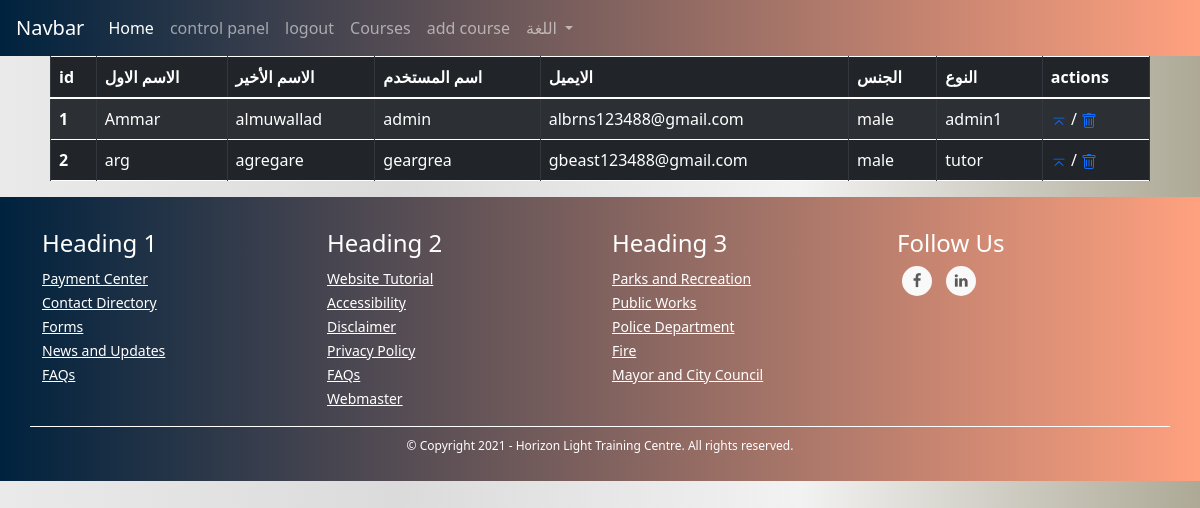
/admins/all_users (signed in), run on an earlier commit of the app's database.
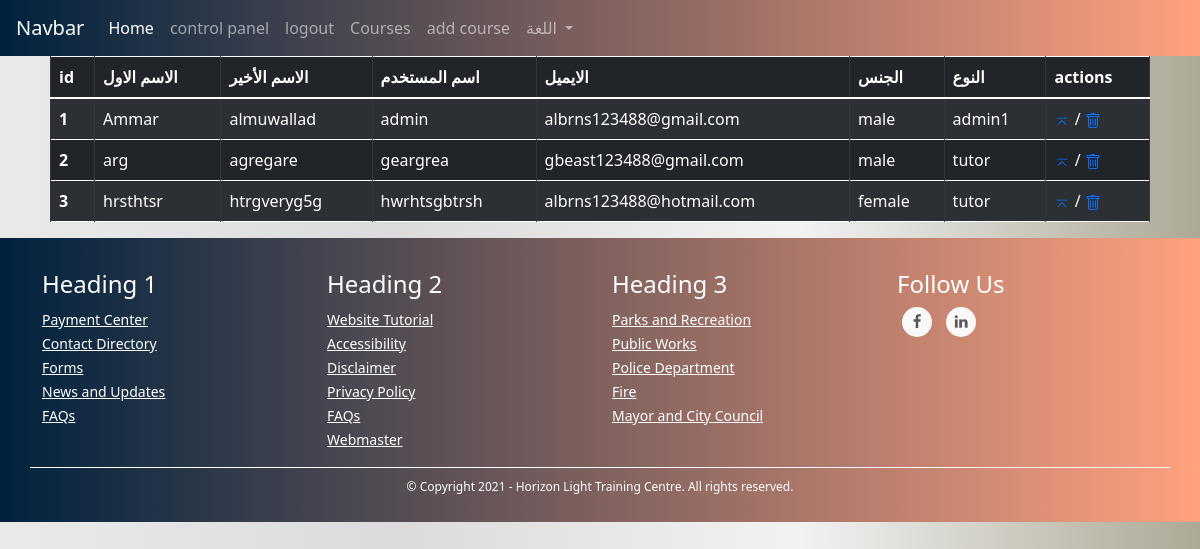
And on a later commit of the database.
### TUTOR/models.py (models this page shows, shortened)
class UserModel(db.Model, UserMixin):
    id = db.Column(db.Integer, primary_key=True)
    first_name = db.Column(db.String(128), nullable=False)
    last_name = db.Column(db.String(128), nullable=False)
    username = db.Column(db.String(20), unique=True, nullable=False)
    email = db.Column(db.String(256), unique=True, nullable=False)
    password = db.Column(db.String(255), nullable=False)
    user_type = db.Column(db.String(30), nullable=False)
    _gender = db.Column(db.Boolean, nullable=False, default=True)
    email_confirmation_code = db.Column(db.String(5), nullable=True)
    is_confirmed = db.Column(db.Boolean, nullable=False, default=False)
    creation_date = db.Column(db.DateTime, nullable=False, default=datetime.utcnow)
    admin_data_model = db.relationship('AdminDataModel', backref='user', uselist=False)
    tutor_data_model = db.relationship('TutorDataModel', backref='user', uselist=False)
    student_data_model = db.relationship('StudentDataModel', backref='user', uselist=False)
    @property
    def gender(self):
        return "male" if self._gender else "female"

### TUTOR/ADMINISTRATION/routes.py (the view)
@admins_blueprint.route("/admins/all_users", methods=["GET", "POST"])
@login_required(ADMIN_TYPES)
def users_list_view(): # admin only
    users = UserModel.query.all()
    return render_template("admins/users.html", users=users)

### TUTOR/ADMINISTRATION/routes.py (called while the page is built)
@admins_blueprint.context_processor
def utility_processor():
    return dict(get_language_text=LngObj.get_language_text, get_current_page_language_list=LngObj.get_current_page_language_list, languages=LANGUAGES, admin_types=ADMIN_TYPES, settings=SiteSettingsModel.get_settings_dict())

### TUTOR/models.py (called while the page is built)
@login_manager.user_loader
def load_user(user_id):
    return UserModel.query.get(int(user_id))

    def is_bool(self):
        return True if self.value in ("True", "true", "False", "false") else False

    @staticmethod
    def get_str_bool(string):
        return True if string in ("True", "true") else False

    @classmethod
    def get_settings_dict(cls):
        all_settings = cls.query.all()
        settings = {}
        for setting in all_settings:
            if setting.is_bool():
                settings[setting.name] = SiteSettingsModel.get_str_bool(setting.value)
            else:
                settings[setting.name] = setting.value
        return settings

### TUTOR/utils/utils.py (called while the page is built)
def login_required(roles=[]):
	def wrapper(fn):
		@wraps(fn)
		def decorated_view(*args, **kwargs):
			if request.method in EXEMPT_METHODS:
				return fn(*args, **kwargs)
			elif current_app.login_manager._login_disabled:
				return fn(*args, **kwargs)
			elif not current_user.is_authenticated:
				return current_app.login_manager.unauthorized()
			role = current_user.user_type
			if ( (role not in roles) and (roles != []) ):
				return current_app.login_manager.unauthorized()
			return fn(*args, **kwargs)
		return decorated_view
	return wrapper

### TUTOR/templates/admins/users.html (shortened to what this page needs)
{% extends "template.html" %}
{% block head %}<link rel="stylesheet" href="{{ url_for('static', filename='css/filtered_table.css') }}" >{% endblock %}
{% block content %}
<div class="filtered_table">
    <table class="table table-striped table-bordered table-hover table-dark">
        <thead>
          <tr>
            <th scope="col">id</th>
            <th scope="col">الاسم الاول</th>
            <th scope="col">الاسم الأخير</th>
            <th scope="col">اسم المستخدم</th>
            <th scope="col">الايميل</th>
            <th scope="col">الجنس</th>
            <th scope="col">النوع</th>
            <th scope="col">actions</th>
          </tr>
        </thead>
        <tbody>
        {% for user in users %}
          <tr>
            <a href="#">
            <th scope="row">{{ user.id }}</th></a>
            <td>{{ user.first_name }}</td>
            <td>{{ user.last_name }}</td>
            <td>{{ user.username }}</td>
            <td>{{ user.email }}</td>
            <td>{{ user.gender }}</td>
            <td>{{ user.user_type }}</td>
            <td><a href="#"></a> / <a href="#"></a></td>
          </tr>
        {% endfor %}
        </tbody>
      </table>
    </div>
{% endblock %}

### TUTOR/templates/template.html (shortened to what this page needs)
<!DOCTYPE html>
<html lang="en">
<head>
    <link rel="stylesheet" href="https://maxcdn.bootstrapcdn.com/bootstrap/4.0.0/css/bootstrap.min.css">
    <link href="https://cdn.jsdelivr.net/npm/bootstrap@5.0.0-beta1/dist/css/bootstrap.min.css" rel="stylesheet">
    <link href="https://maxcdn.bootstrapcdn.com/font-awesome/4.7.0/css/font-awesome.min.css" rel="stylesheet" >
    <link rel="stylesheet" href="{{ url_for('static', filename='css/footer.css') }}">
    <link rel="stylesheet" href="{{ url_for('static', filename='css/snippets/navbar.css') }}">
    <link rel="stylesheet" href="{{ url_for('static', filename='css/global.css') }}">
    <link rel="stylesheet" href="https://cdn.jsdelivr.net/npm/bootstrap-icons@1.3.0/font/bootstrap-icons.css">
    {% block head %} {% endblock %}
</head>
<body>
    {% if current_user.is_authenticated %}
        {% if current_user.user_type == "tutor" %}
            {% include "snippets/tutors/header.html" %}
        {% elif current_user.user_type == "student" %}
            {% include "snippets/students/header.html" %}
        {% elif current_user.user_type in admin_types %}
            {% include "snippets/admins/header.html" %}
        {% endif %}
    {% else %}
        {% include "snippets/header.html" %}
    {% endif %}
    {% block content %}
    {% endblock %}
  {% include "snippets/footer.html" %}
</body>
</html>

### TUTOR/templates/snippets/admins/header.html (shortened to what this page needs)
<nav class="navbar navbar-expand-lg navbar-dark my-navbar">
    <a class="navbar-brand" href="#">Navbar</a>
    <div class="collapse navbar-collapse" id="navbarNav">
      <ul class="navbar-nav">
        <li class="nav-item active">
            <a class="nav-link" href="{{ url_for('main_blueprint.home') }}">Home</a>
          </li>
          <li class="nav-item">
            <a class="nav-link" href="{{ url_for('admins_blueprint.control_panel') }}">control panel</a>
          </li>
        <li class="nav-item">
            <a class="nav-link" href="{{ url_for('users_blueprint.logout') }}">logout</a>
          </li>
        <li class="nav-item">
            <a class="nav-link" href="{{ url_for('courses_blueprint.courses') }}">Courses</a>
        </li>
        <li class="nav-item">
            <a class="nav-link" href="{{ url_for('admins_blueprint.add_course') }}">add course</a>
        </li>
        {% include "snippets/language_select_bootstrap.html" %}
      </ul>
    </div>
  </nav>

### TUTOR/templates/snippets/language_select_bootstrap.html (shortened to what this page needs)
<li class="nav-item dropdown">
    <a class="nav-link dropdown-toggle" href="#" id="navbarDropdown" role="button" data-toggle="dropdown" aria-haspopup="true" aria-expanded="false">
      اللغة
    </a>
  </li>

### TUTOR/templates/snippets/footer.html (shortened to what this page needs)
<link rel="stylesheet" href="{{ url_for('static', filename='css/footer.css') }}">
<footer class="mainfooter" role="contentinfo">
    <div class="footer-middle">
    <div class="container">
      <div class="row">
        <div class="col-md-3 col-sm-6">
          <div class="footer-pad">
            <h4>Heading 1</h4>
            <ul class="list-unstyled">
              <li><a href="#">Payment Center</a></li>
              <li><a href="#">Contact Directory</a></li>
              <li><a href="#">Forms</a></li>
              <li><a href="#">News and Updates</a></li>
              <li><a href="#">FAQs</a></li>
            </ul>
          </div>
        </div>
        <div class="col-md-3 col-sm-6">
          <div class="footer-pad">
            <h4>Heading 2</h4>
            <ul class="list-unstyled">
              <li><a href="#">Website Tutorial</a></li>
              <li><a href="#">Accessibility</a></li>
              <li><a href="#">Disclaimer</a></li>
              <li><a href="#">Privacy Policy</a></li>
              <li><a href="#">FAQs</a></li>
              <li><a href="#">Webmaster</a></li>
            </ul>
          </div>
        </div>
        <div class="col-md-3 col-sm-6">
          <div class="footer-pad">
            <h4>Heading 3</h4>
            <ul class="list-unstyled">
              <li><a href="#">Parks and Recreation</a></li>
              <li><a href="#">Public Works</a></li>
              <li><a href="#">Police Department</a></li>
              <li><a href="#">Fire</a></li>
              <li><a href="#">Mayor and City Council</a></li>
            </ul>
          </div>
        </div>
          <div class="col-md-3">
              <h4>Follow Us</h4>
              <ul class="social-network social-circle">
               <li><a href="#" class="icoFacebook" title="Facebook"><i class="fa fa-facebook"></i></a></li>
               <li><a href="#" class="icoLinkedin" title="Linkedin"><i class="fa fa-linkedin"></i></a></li>
              </ul>
          </div>
      </div>
      <div class="row">
          <div class="col-md-12 copy">
              <p class="text-center">&copy; Copyright 2021 - Horizon Light Training Centre.  All rights reserved.</p>
          </div>
      </div>
    </div>
    </div>
  </footer>

### TUTOR/static/css/footer.css (style rules this page uses)
footer { bottom: 0; left: 0; right: 0; background: #FFA17F; background: -webkit-linear-gradient(to right, #00223E, #FFA17F); background: linear-gradient(to right, #00223E, #FFA17F); color: white; clear: both; }
footer a { color: #fff; font-size: 14px; transition-duration: 0.2s; }
.copy { font-size: 12px; padding: 10px; border-top: 1px solid #FFFFFF; }
.footer-middle { padding-top: 2em; color: white; }
ul.social-network { list-style: none; display: inline; margin-left: 0 !important; padding: 0; }
ul.social-network li { display: inline; margin: 0 5px; }
.social-circle li a { display: inline-block; position: relative; margin: 0 auto 0 auto; -moz-border-radius: 50%; -webkit-border-radius: 50%; border-radius: 50%; text-align: center; width: 30px; height: 30px; font-size: 15px; }
.social-circle li i { margin: 0; line-height: 30px; text-align: center; }
.social-circle i { color: #595959; -webkit-transition: all 0.8s; -moz-transition: all 0.8s; -o-transition: all 0.8s; -ms-transition: all 0.8s; transition: all 0.8s; }
.social-network a { background-color: #F9F9F9; }

### TUTOR/static/css/snippets/navbar.css (style rules this page uses)
.my-navbar { background: #FFA17F; background: -webkit-linear-gradient(to right, #00223E, #FFA17F); background: linear-gradient(to right, #00223E, #FFA17F); }

### TUTOR/static/css/global.css (style rules this page uses)
body { background: #ADA996; background: -webkit-linear-gradient(to right, #EAEAEA, #DBDBDB, #F2F2F2, #ADA996); background: linear-gradient(to right, #EAEAEA, #DBDBDB, #F2F2F2, #ADA996); }

### TUTOR/static/css/filtered_table.css (style rules this page uses)
.filtered_table { margin-right: 50px; margin-left: 50px; }

What changed in the data, as far as the page shows it:
added UserModel: id "3", first_name "hrsthtsr", last_name "htrgveryg5g", username "hwrhtsgbtrsh", email "albrns123488@hotmail.com", gender "female", user_type "tutor"
